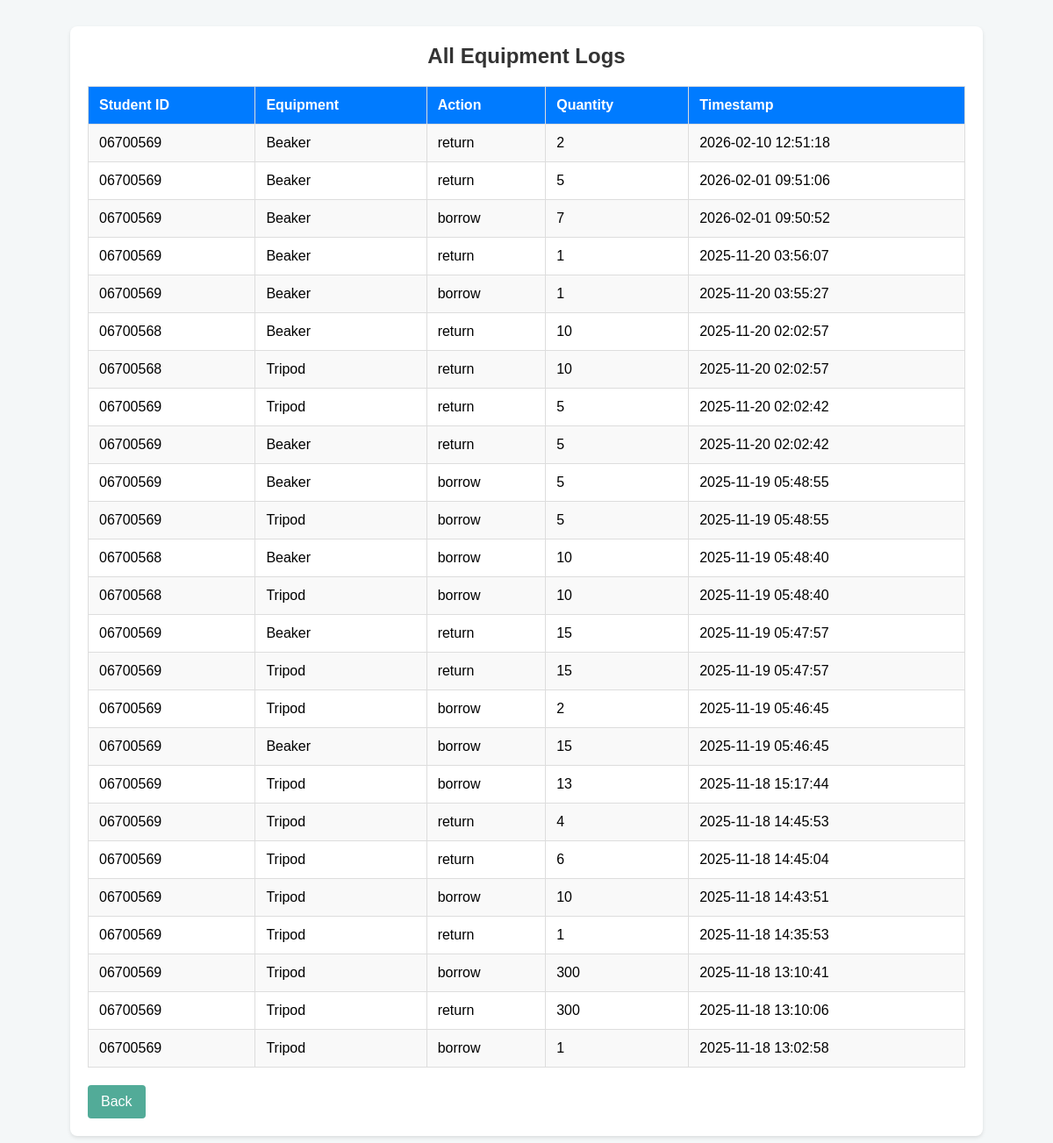
Before: /history with the older database file.
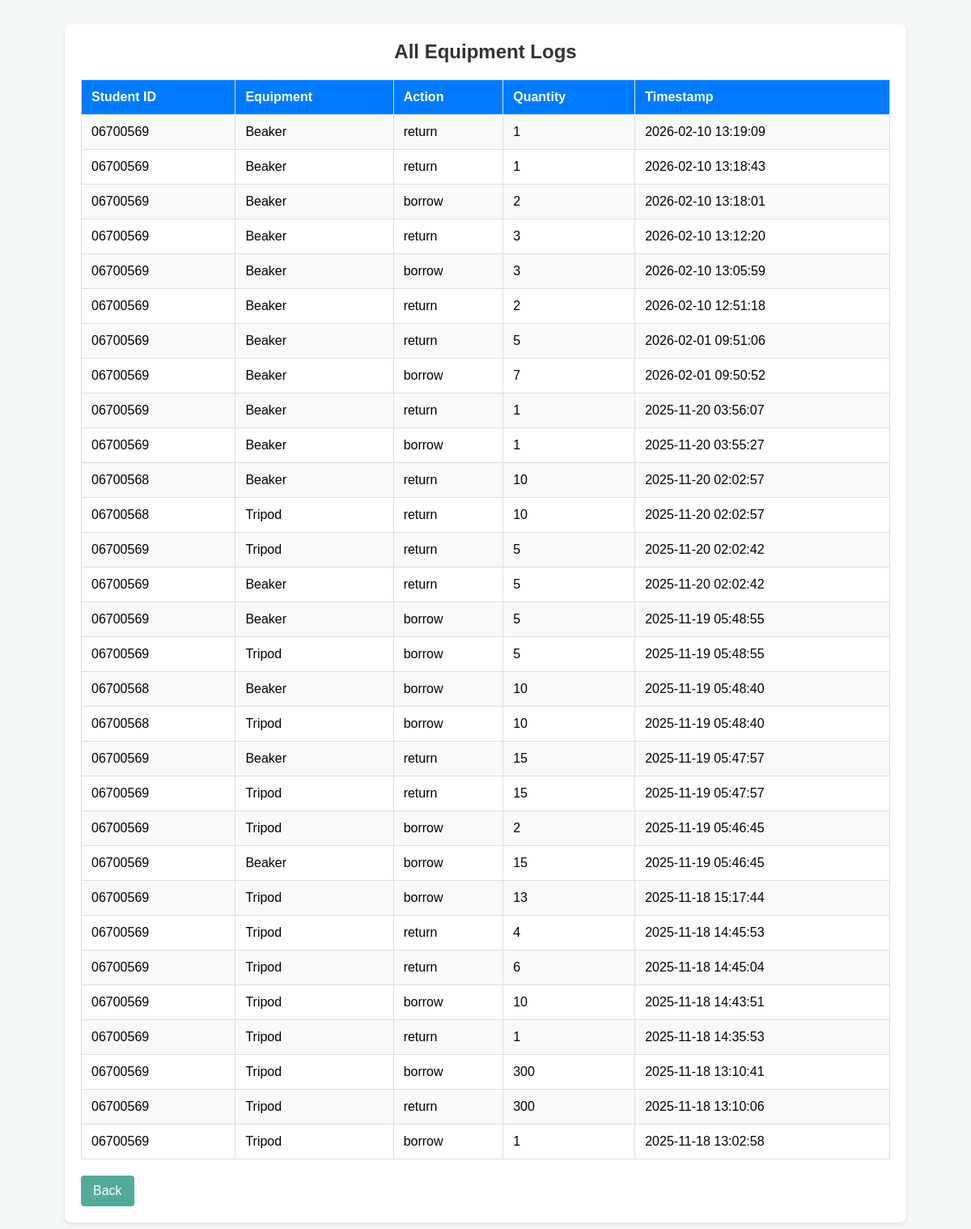
After: the same page with the newer database file.
### tables this page shows
CREATE TABLE equipment_log (
            id INTEGER PRIMARY KEY AUTOINCREMENT,
            student_id TEXT NOT NULL,
            equipment_name TEXT NOT NULL,
            action TEXT CHECK(action IN ('borrow', 'return')),
            timestamp TEXT DEFAULT CURRENT_TIMESTAMP
        , quantity INTEGER DEFAULT 1);

### CV-app/app.py (the view)
@app.route('/history')
def history():
    conn = sqlite3.connect("database.db")
    c = conn.cursor()
    c.execute("SELECT student_id, equipment_name, action, quantity, timestamp FROM equipment_log ORDER BY timestamp DESC")
    logs = c.fetchall()
    conn.close()
    return render_template('history.html', logs=logs)

### CV-app/templates/history.html (shortened to what this page needs)
<!DOCTYPE html>
<html>
<head>
    <link rel="stylesheet" href="{{ url_for('static', filename='style.css') }}">
</head>
<body>
    <div class="container">
        <h2>All Equipment Logs</h2>
        <table>
            <tr>
                <th>Student ID</th>
                <th>Equipment</th>
                <th>Action</th>
                <th>Quantity</th>
                <th>Timestamp</th>
            </tr>
            {% for row in logs %}
                <tr>
                    <td>{{ row[0] }}</td>
                    <td>{{ row[1] }}</td>
                    <td>{{ row[2] }}</td>
                    <td>{{ row[3] }}</td>
                    <td>{{ row[4] }}</td>
                </tr>
            {% endfor %}
        </table>
        <a href="/" class="back-button">Back</a>
    </div>
</body>
</html>

### CV-app/static/style.css (style rules this page uses)
body { font-family: 'Segoe UI', Tahoma, Geneva, Verdana, sans-serif; background: linear-gradient(to right, #e9f1fb, #f5f9ff); margin: 0; padding: 0; }
.container { max-width: 800px; margin: 40px auto; padding: 30px 40px; background-color: #ffffff; border-radius: 14px; box-shadow: 0 6px 25px rgba(0, 0, 0, 0.08); }
h1, h2 { color: #1f3b73; text-align: center; margin-bottom: 15px; }
a.back-button { display: inline-block; margin-top: 25px; padding: 10px 18px; background-color: #52ab98; color: white; text-decoration: none; border-radius: 6px; font-weight: 500; transition: background-color 0.3s; }
table { width: 100%; border-collapse: collapse; margin-top: 20px; }
table th, table td { padding: 10px 12px; text-align: left; border: 1px solid #ddd; }
table th { background-color: #1e90ff; color: white; }
table tr:nth-child(even) { background-color: #f7f9fc; }
h2 { margin-top: 30px; text-align: center; }

### CV-app/templates/history.html (style rules this page uses)
body { font-family: Arial, sans-serif; background: #f4f7f8; margin: 0; padding: 0; }
.container { max-width: 1000px; margin: 30px auto; padding: 20px; background: white; border-radius: 8px; box-shadow: 0 2px 4px rgba(0,0,0,0.1); }
h2 { color: #333; margin-top: 0; }
table { width: 100%; border-collapse: collapse; margin-top: 20px; }
table th, table td { padding: 12px; text-align: left; border-bottom: 1px solid #ddd; }
table th { background-color: #007bff; color: white; font-weight: 600; }
table tr:nth-child(even) { background-color: #f9f9f9; }
a.back-button { display: inline-block; margin-top: 20px; padding: 10px 15px; background-color: #52ab98; color: white; text-decoration: none; border-radius: 4px; }

Changed rows visible on the page:
added equipment_log: student "06700569", equipment_name "Beaker", action "return", quantity "1", timestamp "2026-02-10 13:19:09"
added equipment_log: student "06700569", equipment_name "Beaker", action "return", quantity "1", timestamp "2026-02-10 13:18:43"
added equipment_log: student "06700569", equipment_name "Beaker", action "borrow", quantity "2", timestamp "2026-02-10 13:18:01"
added equipment_log: student "06700569", equipment_name "Beaker", action "return", quantity "3", timestamp "2026-02-10 13:12:20"
added equipment_log: student "06700569", equipment_name "Beaker", action "borrow", quantity "3", timestamp "2026-02-10 13:05:59"
